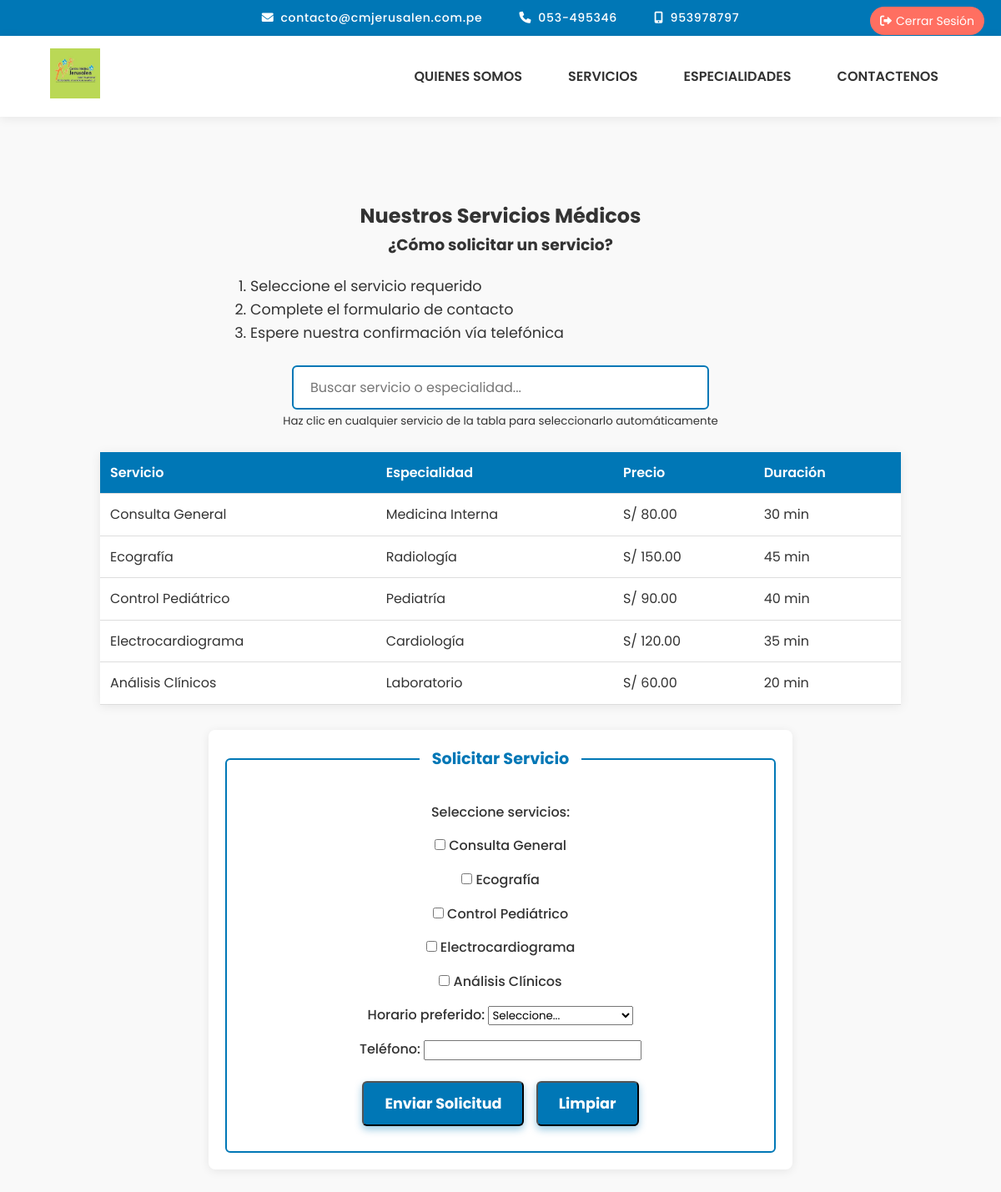
Page /cmjerusalen/servicios/servicios.php on the committed database.
### tables this page shows
CREATE TABLE `especialidades` (
  `id` int(10) UNSIGNED NOT NULL,
  `slug` varchar(50) NOT NULL,
  `nombre` varchar(100) NOT NULL,
  `especialidad` varchar(100) NOT NULL,
  `precio` decimal(8,2) NOT NULL,
  `duracion` varchar(20) NOT NULL
);

### cmjerusalen/servicios/servicios.php (the view, shortened to what this page needs)
<?php
require_once 'db_config.php';
$conn = new mysqli($host, $user, $pass, $db);
$conn->set_charset('utf8mb4');
$especialidades = [];
$result = $conn->query("SELECT slug, nombre, especialidad, precio, duracion FROM especialidades");
while ($row = $result->fetch_assoc()) {
    $especialidades[] = $row;
}
?>
<!DOCTYPE html>
<html lang="es">
<head>
    <link rel="stylesheet" href="../paciente/style.css" />
    <link rel="stylesheet" href="https://cdnjs.cloudflare.com/ajax/libs/font-awesome/6.0.0-beta3/css/all.min.css" />
</head>
<body>
  <header>
    <div class="top-bar">
      <div class="contact-info">
        <span><i class="fas fa-envelope"></i> contacto@cmjerusalen.com.pe</span>
        <span><i class="fas fa-phone"></i> 053-495346</span>
        <span><i class="fas fa-mobile-alt"></i> 953978797</span>
      </div>
    </div>
    <div class="cerrar-sesion">
        <a href="../login.php">
          <i class="fas fa-sign-out-alt"></i> Cerrar Sesión
        </a>
    </div>
    <nav>
      <div class="logo">
        <img src="../IMAJENES/FONDO DE CLINICA.jpg" alt="Logo CM Jerusalén" />
      </div>
      <ul class="menu" id="menu">
        <li><a href="../paciente/paciente.html">QUIENES SOMOS</a></li>
        <li><a href="../servicios/servicios.php">SERVICIOS</a></li>
        <li><a href="../paciente/paciente.html#especialidades">ESPECIALIDADES</a></li>
        <li><a href="../contactenos/contactenos.html">CONTACTENOS</a></li>
      </ul>
    </nav>
  </header>
<section class="servicios" id="servicios">
    <h2>Nuestros Servicios Médicos</h2>
    <div class="pasos-servicio">
        <h3>¿Cómo solicitar un servicio?</h3>
        <ol class="lista-pasos">
            <li>Seleccione el servicio requerido</li>
            <li>Complete el formulario de contacto</li>
            <li>Espere nuestra confirmación vía telefónica</li>
        </ol>
    </div>
    <div class="busqueda-servicios">
        <input type="text" id="buscarServicio" placeholder="Buscar servicio o especialidad..."> <br>
        <small>Haz clic en cualquier servicio de la tabla para seleccionarlo automáticamente</small>
    </div>
    <div class="tabla-servicios">
        <table>
            <thead>
                <tr>
                    <th>Servicio</th>
                    <th>Especialidad</th>
                    <th>Precio</th>
                    <th>Duración</th>
                </tr>
            </thead>
            <tbody>
                <?php foreach($especialidades as $e): ?>
                <tr data-servicio="<?= htmlspecialchars($e['slug']) ?>">
                    <td><?= htmlspecialchars($e['nombre']) ?></td>
                    <td><?= htmlspecialchars($e['especialidad']) ?></td>
                    <td>S/ <?= number_format($e['precio'], 2) ?></td>
                    <td><?= htmlspecialchars($e['duracion']) ?></td>
                </tr>
                <?php endforeach; ?>
            </tbody>
        </table>
    </div>
    <form id="formServicios" class="form-servicio" method="POST">
        <fieldset>
            <legend>Solicitar Servicio</legend>
            <div class="form-group">
                <label>Seleccione servicios:</label>
                <div class="checkbox-group" id="checkboxGroup">
                    <?php foreach($especialidades as $e): ?>
                    <label><input type="checkbox" name="servicio[]" value="<?= htmlspecialchars($e['slug']) ?>"> <?= htmlspecialchars($e['nombre']) ?></label>
                    <?php endforeach; ?>
                </div>
            </div>
            <div class="form-group">
                <label>Horario preferido:
                    <select id="horario" name="horario" required>
                        <option value="">Seleccione...</option>
                    </select>
                </label>
            </div>
            <div class="form-group">
                <label>Teléfono:
                    <input type="tel" id="telefono" name="telefono" pattern="[0-9]{9}" required>
                </label>
            </div>
            <button type="submit" class="btn">Enviar Solicitud</button>
            <button type="reset" class="btn">Limpiar</button>
        </fieldset>
    </form>
</section>
</body>
</html>

### cmjerusalen/paciente/style.css (style rules this page uses)
* { margin: 0; padding: 0; box-sizing: border-box; font-family: 'Poppins', sans-serif; }
body { background-color: #f9f9f9; scroll-behavior: smooth; color: #333; line-height: 1.6; }
.top-bar { background-color: #0077b6; color: white; padding: 10px 0; text-align: center; font-size: 14px; letter-spacing: 0.05em; font-weight: 500; position: relative; }
.cerrar-sesion { position: absolute; top: 8px; right: 20px; font-size: 12px; }
.cerrar-sesion a { display: flex; align-items: center; justify-content: center; padding: 6px 12px; background-color: #FF6F61; color: white; text-decoration: none; border-radius: 20px; font-size: 14px; transition: background-color 0.3s ease, transform 0.3s ease; font-family: 'Poppins', sans-serif; }
.cerrar-sesion a i { margin-right: 5px; font-size: 14px; }
.contact-info span { margin: 0 20px; display: inline-flex; align-items: center; gap: 8px; }
.contact-info i { font-size: 14px; }
nav { display: flex; justify-content: space-between; align-items: center; padding: 15px 5%; background-color: white; box-shadow: 0 2px 12px rgba(0, 0, 0, 0.08); position: sticky; top: 0; z-index: 999; transition: background-color 0.3s ease; }
.logo img { height: 60px; transition: transform 0.3s ease; }
.menu { display: flex; list-style: none; gap: 25px; }
.menu li a { padding: 12px 15px; color: #333; text-decoration: none; font-weight: 600; font-size: 1rem; position: relative; transition: color 0.3s ease; }
.menu li a::after { content: ''; position: absolute; width: 0%; height: 2px; bottom: 0; left: 0; background-color: #0077b6; transition: width 0.3s ease; border-radius: 2px; }
.btn { display: inline-block; padding: 14px 36px; background-color: #0077b6; color: white; border-radius: 6px; text-decoration: none; font-weight: 700; font-size: 1.1rem; transition: background-color 0.3s ease, transform 0.3s ease; box-shadow: 0 4px 10px rgba(0, 119, 182, 0.4); }
section { padding: 80px 5%; text-align: center; }

### cmjerusalen/servicios/servicios.php (style rules this page uses)
.servicios { padding: 80px 5%; background-color: #f9f9f9; }
.lista-pasos { margin: 20px auto; max-width: 600px; text-align: left; font-size: 1.1rem; }
table { width: 100%; border-collapse: collapse; margin: 25px 0; background: white; box-shadow: 0 2px 12px rgba(0,0,0,0.08); }
th, td { padding: 12px; border-bottom: 1px solid #ddd; text-align: left; }
th { background-color: #0077b6; color: white; font-weight: 600; }
.form-servicio { max-width: 600px; margin: 30px auto; padding: 20px; background: white; border-radius: 8px; box-shadow: 0 2px 12px rgba(0,0,0,0.08); }
fieldset { border: 2px solid #0077b6; padding: 20px; border-radius: 6px; }
legend { color: #0077b6; font-weight: 700; padding: 0 15px; font-size: 1.2rem; }
.form-group label { display: block; margin: 15px 0; font-weight: 500; }
.btn { margin: 10px 5px; padding: 12px 25px; }
.busqueda-servicios { text-align: center; margin: 25px 0; }
#buscarServicio { padding: 12px 20px; width: 100%; max-width: 400px; border: 2px solid #0077b6; border-radius: 6px; font-size: 1rem; }
@media (min-width: 1024px) { .servicios { padding: 100px 10%; } }
@media (min-width: 1024px) { .form-servicio { max-width: 700px; } }
@media (min-width: 1024px) { #buscarServicio { max-width: 500px; } }

### rows in the picture
especialidades: nombre "Consulta General", especialidad "Medicina Interna", precio "80.00", duracion "30 min"
especialidades: nombre "Ecografía", especialidad "Radiología", precio "150.00", duracion "45 min"
especialidades: nombre "Control Pediátrico", especialidad "Pediatría", precio "90.00", duracion "40 min"
especialidades: nombre "Electrocardiograma", especialidad "Cardiología", precio "120.00", duracion "35 min"
especialidades: nombre "Análisis Clínicos", especialidad "Laboratorio", precio "60.00", duracion "20 min"
